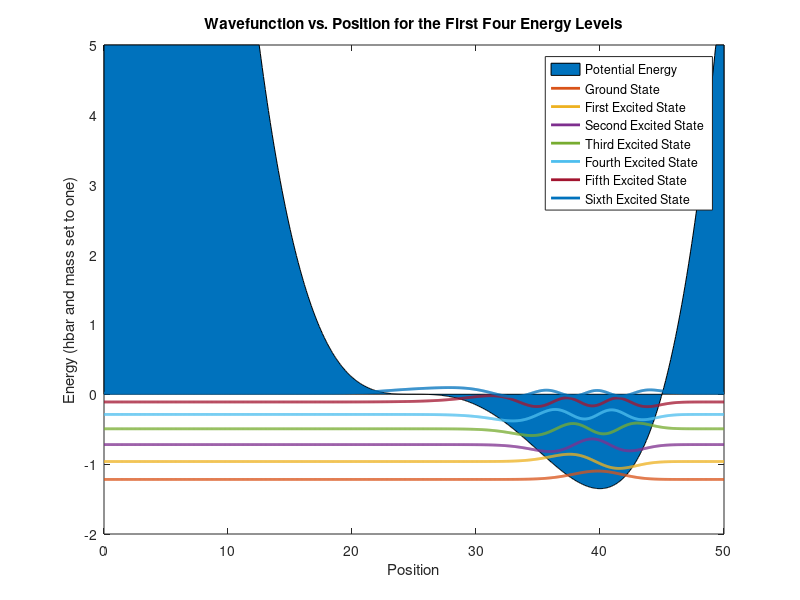

MATLAB code for this plot:
%% Prepare Workspace
% These are just a few lines to clear all variables, clear all figures, and 
% clear the workspace.

clc
clf
clear all

%% Assign Constants
% The variable hbar and the mass of the electron are set to one by default 
% (Hartree Units).  You can change them to their SI values, but you will 
% have to adjust step_size accordingly.  The variable step_size is the 
% distance between each position.  The variable number_of_data_points
% gives the total number of data points in the system.  The system spans
% from x = 0 to x = step_size*number_of_data_points.  Try to keep
% number_of_data_points less than or equal to 10000 in order to keep the 
% simulation running time reasonable.

hbar = 1;
mass = 1;
step_size = 0.05;
number_of_data_points = 1000;

%% Assign Simulation Parameters
% If you want periodic boundary conditions, mark this variable as true.
% Otherwise, leave it at its default value of false.

periodic_boundary_conditions = false;


%% Select Potential Energy
% 9 different potential energy configurations are included in this 
% simulation.  You can select one of the potential energy distributions
% below by marking the variable as true.  You can mark multiple potentials
% as true and get a superimposed potential energy makeup.

finite_square_well = false;
asym_double_square_well = false;
sym_double_square_well = false;
quartic_fn = true;
finite_square_barrier = false;
coulomb_potential = false;
step_potential = false;
harmonic_oscillator = false;
half_harmonic_oscillator = false;
random_potential = false;

%% Calculate Kinetic Energy Matrix
% This section uses the finite difference method to calculate the kinetic 
% energy matrix within the Hamiltonian.  It takes into account the option
% for periodic boundary conditions from above.

kinetic = zeros(number_of_data_points);

for i = 1:number_of_data_points
    kinetic(i,i) = 2;
    if i > 1
        kinetic(i, i-1) = -1;
        kinetic(i-1, i) = -1;
    end
end

if periodic_boundary_conditions
    kinetic(number_of_data_points,1) = -1;
    kinetic(1,number_of_data_points) = -1;
end

kinetic_multiplier = hbar^2/(2*mass*step_size^2);
kinetic = kinetic*kinetic_multiplier;

%% Calculate Potential Energy Matrix
% This section calculates the potential energy matrix within the
% Hamiltonian.  It creates a different matrix for each variable from the
% section "Select Potential Energy".  If you want to create your own custom
% potential energy configuration, at the end of this section, simply fill
% in the diagonal terms of the matrix 'potential' with your own custom
% values.  Each value represents the potential energy of the system at a
% point in space.

potential = zeros(number_of_data_points);

if finite_square_well
    for i = 1:0.4*number_of_data_points
        potential(i,i) = 1 + potential(i,i);
    end
    for i = 0.4*number_of_data_points+1:0.6*number_of_data_points
        potential(i,i) = 0.1 + potential(i,i);
    end
    for i = 0.6*number_of_data_points+1:number_of_data_points
        potential(i,i) = 1 + potential(i,i);
    end
end

if finite_square_barrier
    for i = 1:0.4*number_of_data_points
        potential(i,i) = 0.05 + potential(i,i);
    end
    for i = 0.4*number_of_data_points+1:0.6*number_of_data_points
        potential(i,i) = 1 + potential(i,i);
    end
    for i = 0.6*number_of_data_points+1:number_of_data_points
        potential(i,i) = 0.05 + potential(i,i);
    end
end

if coulomb_potential
    for i = 1:number_of_data_points
        potential(i,i) = 1 - 1/(i*step_size) + potential(i,i);
        if potential(i,i) < 0
            potential(i,i) = 0;
        end
    end
end

if step_potential
    for i = 1:0.5*number_of_data_points
        potential(i,i) = 0.1 + potential(i,i);
    end
    for i = 0.5*number_of_data_points + 1:number_of_data_points
        potential(i,i) = 1 + potential(i,i);
    end
end

if harmonic_oscillator
    for i = 1:number_of_data_points
        potential(i,i) = 0.0002*(i - number_of_data_points/2)^2 + potential(i,i);
        if potential(i,i) >= 5;
            potential(i,i) = 5;
        end
    end
end

if half_harmonic_oscillator
  for i = 1:0.5*number_of_data_points
    potential(i,i) = 5 + potential(i,i);
    end
    for i = 0.5*number_of_data_points:number_of_data_points
        potential(i,i) = 0.0002*(i - number_of_data_points/2)^2 + potential(i,i);
        if potential(i,i) >= 5;
            potential(i,i) = 5;
        end
    end
end


if random_potential
    potential(1,1) = 0;
    for i = 2:number_of_data_points
        potential(i,i) = 0.1*(2*rand-1) + potential(i,i);
        if potential(i,i) < 0
            potential(i,i) = 0;
        end
    end
    for i = 2:number_of_data_points-1
        potential(i,i) = (potential(i-1,i-1)+2*potential(i,i)+potential(i+1,i+1))/4;
    end
end

if asym_double_square_well
    for i = 1:0.20*number_of_data_points
        potential(i,i) = 1 + potential(i,i);
    end
    for i = 0.20*number_of_data_points+1:0.40*number_of_data_points
        potential(i,i) = 0.1 + potential(i,i);
    end
    for i = 0.4*number_of_data_points+1:0.5*number_of_data_points
        potential(i,i) = 0.5 + potential(i,i);
    end
    for i = 0.5*number_of_data_points+1:0.8*number_of_data_points
        potential(i,i) = 0.1 + potential(i,i);
    end
    for i = 0.8*number_of_data_points+1:number_of_data_points
        potential(i,i) = 1 + potential(i,i);
    end
end

if sym_double_square_well

    for i = 1:0.20*number_of_data_points
        potential(i,i) = 1 + potential(i,i);
    end
    for i = 0.20*number_of_data_points+1:0.45*number_of_data_points
        potential(i,i) = 0.1 + potential(i,i);
    end
    for i = 0.45*number_of_data_points+1:0.55*number_of_data_points
        potential(i,i) = 0.5 + potential(i,i);
    end
    for i = 0.55*number_of_data_points+1:0.8*number_of_data_points
        potential(i,i) = 0.1 + potential(i,i);
    end
    for i = 0.8*number_of_data_points+1:number_of_data_points
        potential(i,i) = 1 + potential(i,i);
    end
end

if quartic_fn
  for i = 1:number_of_data_points
    potential(i,i) = 0.00000001*(0.05*(i-number_of_data_points/2)^4 - 20*(i-number_of_data_points/2)^3 - (i-number_of_data_points/2)^2 + (i-number_of_data_points/2)) + potential(i,i);
     if potential(i,i) >= 5;
            potential(i,i) = 5;
     end
  if potential(i,i) <= -5;
            potential(i,i) = -5;
  end
  end
end

%% Calculate Hamiltonian and Eigenvectors
% This section uses Matlab's built in eig function to calculate the
% eigenvectors and eigenvalues of the Hamiltonian.  As mentioned in section
% "Assign Constants", try to keep number_of_data_points less than or equal
% to 10000 in order to keep the simulation run time reasonable.

hamiltonian = kinetic + potential;
[eigenvectors, eigenvalues] = eig(hamiltonian);

%% Plot Eigenvectors
% This final section plots the results.  It finds the lowest three
% eigenvalues (corresponding to the ground state, first excited state, and
% second excited state) and plots each associated wavefunction.  The plot
% of each wavefunction is placed so that it is centered on its respective
% energy level (eigenvalue).  It also plots the potential energy of the 
% system as a function of position.

x_positions = linspace(0,step_size*number_of_data_points,number_of_data_points);

ground_state_wavefunction = eigenvectors(:,1) + eigenvalues(1,1)*ones(number_of_data_points,1);
first_excited_state = eigenvectors(:,2) + eigenvalues(2,2)*ones(number_of_data_points,1);
second_excited_state = eigenvectors(:,3) + eigenvalues(3,3)*ones(number_of_data_points,1);
third_excited_state = eigenvectors(:,4) + eigenvalues(4,4)*ones(number_of_data_points,1);
fourth_excited_state = eigenvectors(:,5) + eigenvalues(5,5)*ones(number_of_data_points,1);
fifth_excited_state = eigenvectors(:,6) + eigenvalues(6,6)*ones(number_of_data_points,1);
sixth_excited_state = eigenvectors(:,7) + eigenvalues(7,7)*ones(number_of_data_points,1);

area(x_positions, diag(potential))
hold on
plot(x_positions, ground_state_wavefunction,  'LineWidth', 2)
hold on
plot(x_positions, first_excited_state,  'LineWidth', 2)
hold on
plot(x_positions, second_excited_state, 'LineWidth', 2)
hold on
plot(x_positions, third_excited_state,  'LineWidth', 2)
hold on
plot(x_positions, fourth_excited_state,  'LineWidth', 2)
hold on
plot(x_positions, fifth_excited_state,  'LineWidth', 2)
hold on
plot(x_positions, sixth_excited_state,  'LineWidth', 2)

legend('Potential Energy', 'Ground State', 'First Excited State', 'Second Excited State', 'Third Excited State', 'Fourth Excited State', 'Fifth Excited State', 'Sixth Excited State')
xlabel('Position')
ylabel('Energy (hbar and mass set to one)')
title('Wavefunction vs. Position for the First Four Energy Levels')
